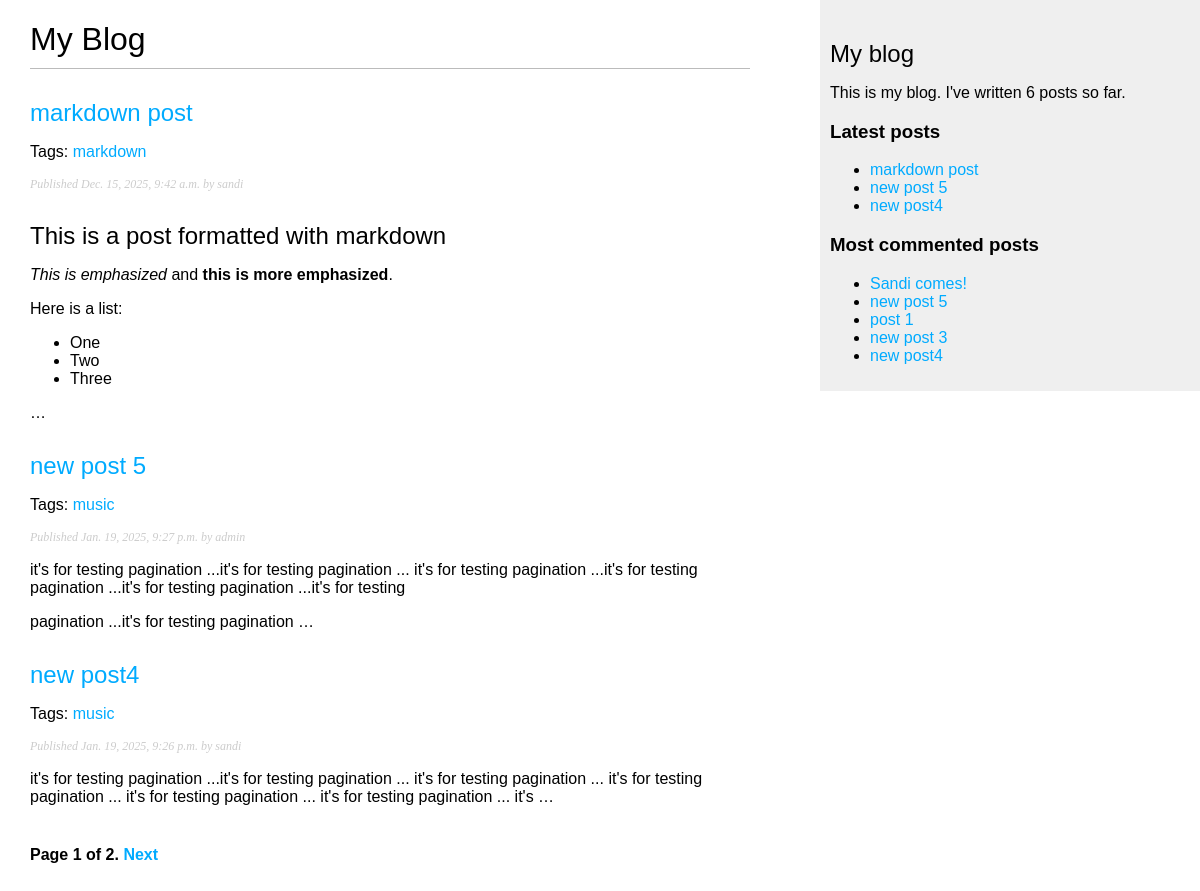
Screenshot of /blog/ with the database file from the repository.
### blog/models.py (models this page shows, shortened)
class Post(models.Model):
    class Status(models.TextChoices):
        DRAFT = 'DF', 'Draft'
        PUBLISHED = 'PB', 'Published'
    title= models.CharField(max_length=250)
    slug= models.SlugField(max_length=250, unique_for_date='publish')
    body= models.TextField()
    publish = models.DateTimeField(default=timezone.now)
    created = models.DateTimeField(auto_now_add=True)
    updated = models.DateTimeField(auto_now=True)
    status = models.CharField(
        max_length=2,
        choices=Status,
        default=Status.DRAFT
    )
    author = models.ForeignKey(settings.AUTH_USER_MODEL, on_delete=models.CASCADE, related_name='blog_posts')
    objects = models.Manager()
    published = publishedManager()
    tags = TaggableManager()
    class Meta:
        ordering = ['-publish']
        indexes = [
            models.Index(fields=['-publish']),
        ]
    def get_absolute_url(self):
        return reverse('blog:post_detail', args=[self.publish.year, self.publish.month, self.publish.day, self.slug])

### blog/views.py (the view)
# urls.py: path('', views.PostListView.as_view(), name='post_list'),
class PostListView(generic.ListView):
    paginate_by = 3
    context_object_name ='posts'
    template_name = 'blog/post/list.html'
    def get_queryset(self):
        queryset = Post.published.all()
        tag_slug = self.kwargs.get('tag_slug')
        if tag_slug:
            tag = get_object_or_404(Tag, slug=tag_slug)
            queryset = Post.published.filter(tags__in=[tag])
        return queryset
    def get_context_data(self, **kwargs):
        context = super().get_context_data(**kwargs)
        tag_slug = self.kwargs.get('tag_slug')
        if tag_slug:
            context['tag'] = get_object_or_404(Tag, slug=tag_slug)
        else:
            context['tag'] = None
        return context

### blog/models.py (called while the page is built)
    def get_queryset(self):
        return super().get_queryset().filter(status = Post.Status.PUBLISHED)

### blog/templatetags/blog_tags.py (called while the page is built)
@register.simple_tag
def total_posts():
    return Post.published.count()

@register.inclusion_tag('blog/post/latest_posts.html')
def show_latest_posts(count=5):
    latest_posts = Post.published.order_by('-publish')[:count]
    return {'latest_posts': latest_posts}

@register.simple_tag
def get_most_commented_posts(count=5):
    return Post.published.annotate(
        total_comments=Count('comments')
        ).order_by('-total_comments')[:count]

@register.filter(name='markdown')
def markdown_format(text):
    return mark_safe(markdown.markdown(text))

### blog/templates/blog/post/list.html (shortened to what this page needs)
{% extends "blog/base.html" %}
{% load blog_tags %}
{% block content %}
    <h1>My Blog</h1>
    {% for post in posts %}
        <h2>
            <a href="{{ post.get_absolute_url }}">
                {{ post.title }}
            </a>
        </h2>
        <p class="tags">Tags:
            {% for tag in post.tags.all %}
            <a href="{% url 'blog:post_list_by_tag' tag.slug %}">
                {{ tag.name }}
            </a>{% if not forloop.last %}, {% endif %}
            {% endfor %}
        </p>
        <p class="date">
            Published {{ post.publish }} by {{ post.author }}
        </p>
        {{ post.body|markdown|truncatewords_html:30 }}
    {% endfor %}
    {% include "pagination.html" with page=page_obj %}
{% endblock %}

### blog/templates/blog/base.html (shortened to what this page needs)
{% load blog_tags %}
{% load static %}
<!DOCTYPE html>
<html>
<head>
    <link href="{% static "css/blog.css" %}" rel="stylesheet">
</head>
<body>
    <div id="content">
        {% block content %}
        {% endblock %}
    </div>
    <div id="sidebar">
        <h2>My blog</h2>
        <p>
            This is my blog.
            I've written {% total_posts %} posts so far.
        </p>
        <h3>Latest posts</h3>
        {% show_latest_posts 3 %}
        <h3>Most commented posts</h3>
        {% get_most_commented_posts as most_commented_posts %}
        <ul>
            {% for post in most_commented_posts %}
            <li>
                <a href="{{ post.get_absolute_url }}">{{ post.title }}</a>
            </li>
            {% endfor %}
        </ul>
    </div>
</body>
</html>

### blog/templates/blog/post/latest_posts.html
<ul>
    {% for post in latest_posts %}
    <li>
        <a href="{{ post.get_absolute_url }}">{{ post.title }}</a>
    </li>
    {% endfor %}
</ul>

### blog/static/css/blog.css (style rules this page uses)
body { margin:0; padding:0; font-family:helvetica, sans-serif; }
a { color:#00abff; text-decoration:none; }
h1 { font-weight:normal; border-bottom:1px solid #bbb; padding:0 0 10px 0; }
h2 { font-weight:normal; margin:30px 0 0; }
#content { float:left; width:60%; padding:0 0 0 30px; }
#sidebar { float:right; width:30%; padding:10px; background:#efefef; height:100%; }
p.date { color:#ccc; font-family: georgia, serif; font-size: 12px; font-style: italic; }

### rows the page displays
Post: title "markdown post", publish "Dec. 15, 2025, 9:42 a.m.", author "sandi", body "This is a post formatted with markdown This is emphasized and this is more emphasized . Here is a list: One Two Three …"
Tag: name "markdown"
Post: title "new post 5", publish "Jan. 19, 2025, 9:27 p.m.", author "admin", body "it's for testing pagination ...it's for testing pagination ... it's for testing pagination ...it's for testing pagination ...it's for testing pagination ...it's for testing pagination ...it's for testing pagination …"
Tag: name "music"
Post: title "new post4", publish "Jan. 19, 2025, 9:26 p.m.", author "sandi", body "it's for testing pagination ...it's for testing pagination ... it's for testing pagination ... it's for testing pagination ... it's for testing pagination ... it's for testing pagination ... it's …"
Post: title "Sandi comes!"
Post: title "post 1"
Post: title "new post 3"

### other values shown
{{ page.number }} "1"
{{ page.paginator.num_pages }} "2"
